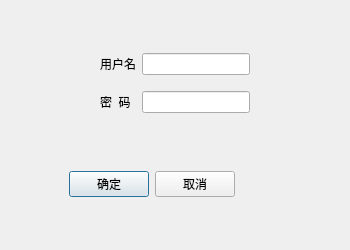
<?xml version="1.0" encoding="UTF-8"?>
<ui version="4.0">
 <class>LoginWindow</class>
 <widget class="QDialog" name="LoginWindow">
  <property name="geometry">
   <rect>
    <x>0</x>
    <y>0</y>
    <width>350</width>
    <height>250</height>
   </rect>
  </property>
  <property name="maximumSize">
   <size>
    <width>350</width>
    <height>250</height>
   </size>
  </property>
  <property name="windowTitle">
   <string>用户登录</string>
  </property>
  <layout class="QHBoxLayout" name="horizontalLayout_2">
   <item>
    <widget class="QWidget" name="widget_3" native="true">
     <layout class="QVBoxLayout" name="verticalLayout">
      <item>
       <widget class="QWidget" name="widget" native="true">
        <property name="sizePolicy">
         <sizepolicy hsizetype="Preferred" vsizetype="Fixed">
          <horstretch>0</horstretch>
          <verstretch>50</verstretch>
         </sizepolicy>
        </property>
        <property name="baseSize">
         <size>
          <width>0</width>
          <height>500</height>
         </size>
        </property>
        <layout class="QGridLayout" name="gridLayout">
         <item row="0" column="1">
          <widget class="QLabel" name="label">
           <property name="text">
            <string>用户名</string>
           </property>
          </widget>
         </item>
         <item row="0" column="0">
          <spacer name="horizontalSpacer">
           <property name="orientation">
            <enum>Qt::Horizontal</enum>
           </property>
           <property name="sizeHint" stdset="0">
            <size>
             <width>40</width>
             <height>20</height>
            </size>
           </property>
          </spacer>
         </item>
         <item row="2" column="3">
          <spacer name="horizontalSpacer_2">
           <property name="orientation">
            <enum>Qt::Horizontal</enum>
           </property>
           <property name="sizeHint" stdset="0">
            <size>
             <width>40</width>
             <height>20</height>
            </size>
           </property>
          </spacer>
         </item>
         <item row="2" column="2">
          <widget class="QLineEdit" name="lineEdit_2">
           <property name="inputMask">
            <string/>
           </property>
           <property name="text">
            <string/>
           </property>
           <property name="maxLength">
            <number>32767</number>
           </property>
           <property name="echoMode">
            <enum>QLineEdit::Password</enum>
           </property>
           <property name="cursorPosition">
            <number>0</number>
           </property>
          </widget>
         </item>
         <item row="2" column="1">
          <widget class="QLabel" name="label_2">
           <property name="text">
            <string>密  码</string>
           </property>
          </widget>
         </item>
         <item row="0" column="2">
          <widget class="QLineEdit" name="lineEdit"/>
         </item>
         <item row="1" column="2">
          <spacer name="verticalSpacer_2">
           <property name="orientation">
            <enum>Qt::Vertical</enum>
           </property>
           <property name="sizeType">
            <enum>QSizePolicy::Fixed</enum>
           </property>
           <property name="sizeHint" stdset="0">
            <size>
             <width>20</width>
             <height>10</height>
            </size>
           </property>
          </spacer>
         </item>
        </layout>
       </widget>
      </item>
      <item>
       <spacer name="verticalSpacer">
        <property name="orientation">
         <enum>Qt::Vertical</enum>
        </property>
        <property name="sizeType">
         <enum>QSizePolicy::Fixed</enum>
        </property>
        <property name="sizeHint" stdset="0">
         <size>
          <width>20</width>
          <height>10</height>
         </size>
        </property>
       </spacer>
      </item>
      <item>
       <widget class="QWidget" name="widget_2" native="true">
        <property name="enabled">
         <bool>true</bool>
        </property>
        <layout class="QHBoxLayout" name="horizontalLayout">
         <property name="sizeConstraint">
          <enum>QLayout::SetFixedSize</enum>
         </property>
         <item>
          <spacer name="horizontalSpacer_3">
           <property name="orientation">
            <enum>Qt::Horizontal</enum>
           </property>
           <property name="sizeHint" stdset="0">
            <size>
             <width>40</width>
             <height>20</height>
            </size>
           </property>
          </spacer>
         </item>
         <item>
          <widget class="QPushButton" name="pushButton">
           <property name="text">
            <string>确定</string>
           </property>
          </widget>
         </item>
         <item>
          <widget class="QPushButton" name="pushButton_2">
           <property name="text">
            <string>取消</string>
           </property>
          </widget>
         </item>
         <item>
          <spacer name="horizontalSpacer_4">
           <property name="orientation">
            <enum>Qt::Horizontal</enum>
           </property>
           <property name="sizeHint" stdset="0">
            <size>
             <width>40</width>
             <height>20</height>
            </size>
           </property>
          </spacer>
         </item>
        </layout>
       </widget>
      </item>
     </layout>
    </widget>
   </item>
  </layout>
 </widget>
 <resources/>
 <connections/>
</ui>
